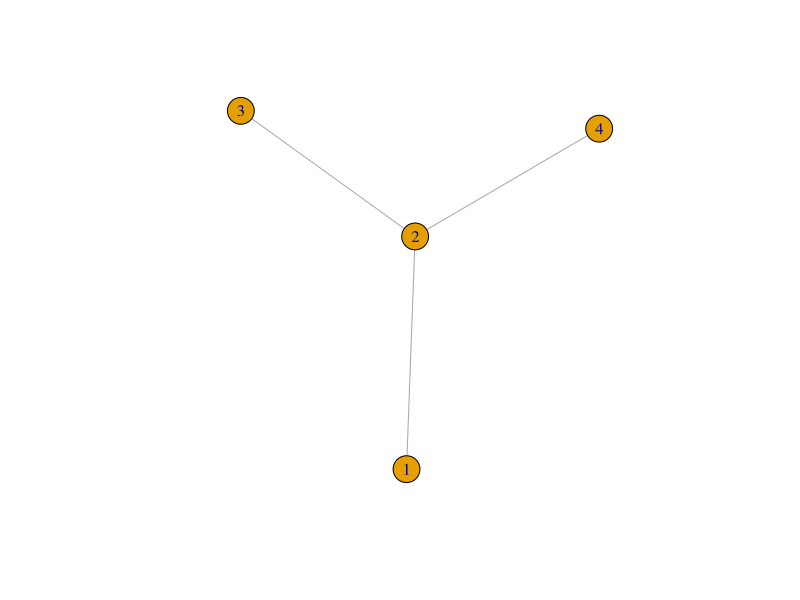

This figure's R source:
install.packages('igraph')
library(igraph)
# Vo Huong
edges <- c(1,2, 3,2, 2,4)
g<-graph(edges, n=max(edges), directed=FALSE)
plot(g)


